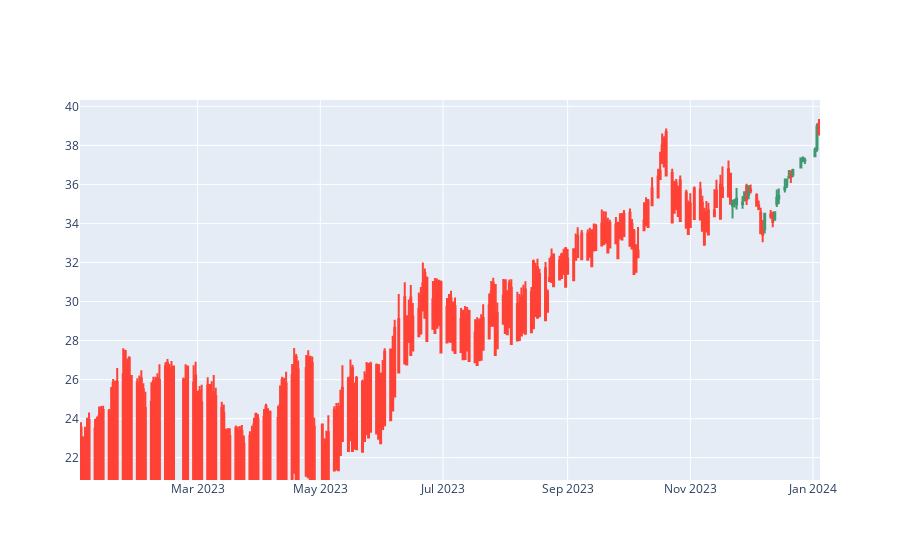

Source (notebook cell):
### Code cell
# Desenvolvimento do Gráfico

# Carregando dados da yfinance
df = yfinance.download(lista_ativo[1] + '.SA',
                       start='2023-01-01',
                       )

fig = go.Figure(data=[go.Candlestick(x=df.index,
                open=df['Open'], high=df['High'],
                low=df['Low'], close=df['Adj Close'])
                     ])

fig.update_layout(xaxis_rangeslider_visible=False)
fig.show()

#Fonte:https://plotly.com/python/candlestick-charts/

### Figure 1 — Plotly figure (JSON) as saved in the notebook; plotly's stock layout.template omitted (floating-point values rounded to 4 significant figures; data arrays with more than 128 entries replaced by an {"elided": "..."} marker saying what was removed)
{"data": [{"close": {"elided": "251 float values"}, "high": {"elided": "251 float values"}, "low": {"elided": "251 float values"}, "open": {"elided": "251 float values"}, "type": "candlestick", "x": {"elided": "251 str values"}}], "layout": {"xaxis": {"rangeslider": {"visible": false}}}}
